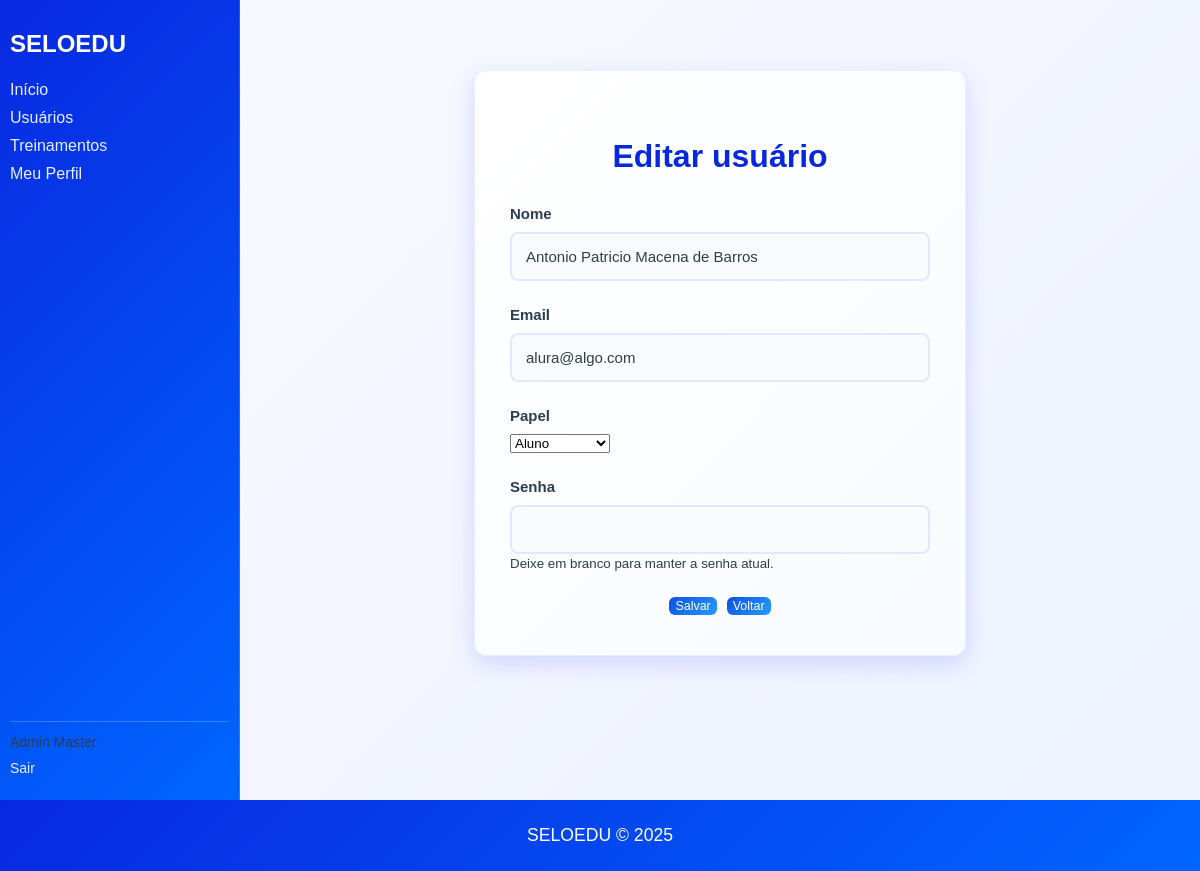
Page /users/2/edit (signed in) on the earlier database version.
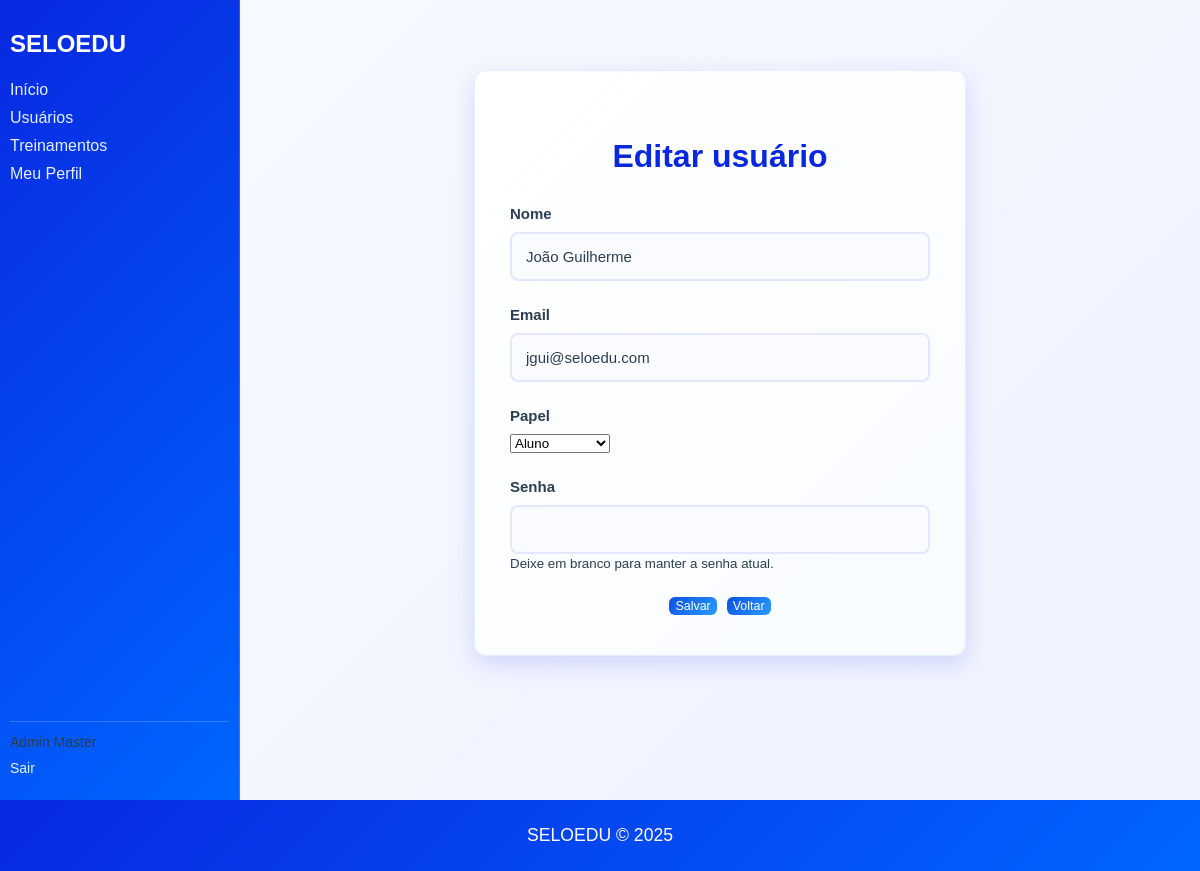
Same page on the later database version.
### models/users.py (models this page shows, shortened)
class User(UserMixin, db.Model):
	__tablename__ = 'users'
	id = db.Column(db.Integer, primary_key=True)
	nome = db.Column(db.String(120), nullable=False)
	email = db.Column(db.String(150), unique=True, nullable=False)
	password_hash = db.Column(db.String(256), nullable=True)
	role = db.Column(db.String(50), default='user')
	ativo = db.Column(db.Boolean, default=True)
	profile = db.relationship(
		'Profile',
		uselist=False,
		back_populates='user',
		cascade='all, delete-orphan',
		passive_deletes=True
	)

### views/users.py (the view, shortened to what this page needs)
    @login_required
    def edit_user(self, user_id):
        user = User.query.get_or_404(user_id)
        if current_user.role != 'master' and current_user.id != user.id:
            flash('Apenas administradores (master) podem editar outros usuários.', 'danger')
            return redirect(url_for('users.show', user_id=user.id))
        return render_template('users/form.html', user=user)

### models/users.py (called while the page is built)
@login_manager.user_loader
def load_user(user_id):
	try:
		return User.query.get(int(user_id))
	except Exception:
		return None

### templates/users/form.html (shortened to what this page needs)
{% extends "base.html" %}
{% block content %}
  <div class="login-container">
    <h2 class="users-header">{{ 'Editar usuário' if user else 'Novo usuário' }}</h2>
    <form method="post" style="width:100%">
      <div class="input-group">
        <label>Nome</label>
        <input type="text" name="nome" value="{{ user.nome if user else (form_data.nome if form_data else '') }}" required>
      </div>
      <div class="input-group">
        <label>Email</label>
        <input type="email" name="email" value="{{ user.email if user else (form_data.email if form_data else '') }}" required>
      </div>
      <div class="input-group">
        <label>Papel</label>
        {% set r = user.role if user else (form_data.role if form_data else 'aluno') %}
        <select name="role">
          <option value="aluno" {{ 'selected' if r == 'aluno' else '' }}>Aluno</option>
        </select>
      </div>
      <div class="input-group">
        <label>Senha</label>
        <input type="password" name="password" {% if not user %}required{% endif %} minlength="6">
        {% if user %}
          <small>Deixe em branco para manter a senha atual.</small>
        {% endif %}
      </div>
      <div class="form-actions">
        <button type="submit" class="btn-small">Salvar</button>
        <a href="{{ url_for('users.index') }}" class="btn-small no-underline">Voltar</a>
      </div>
    </form>
  </div>
{% endblock %}

Differences in the rows shown:
changed User: nome "Antonio Patricio Macena de Barros" → "João Guilherme"; email "alura@algo.com" → "jgui@seloedu.com"
